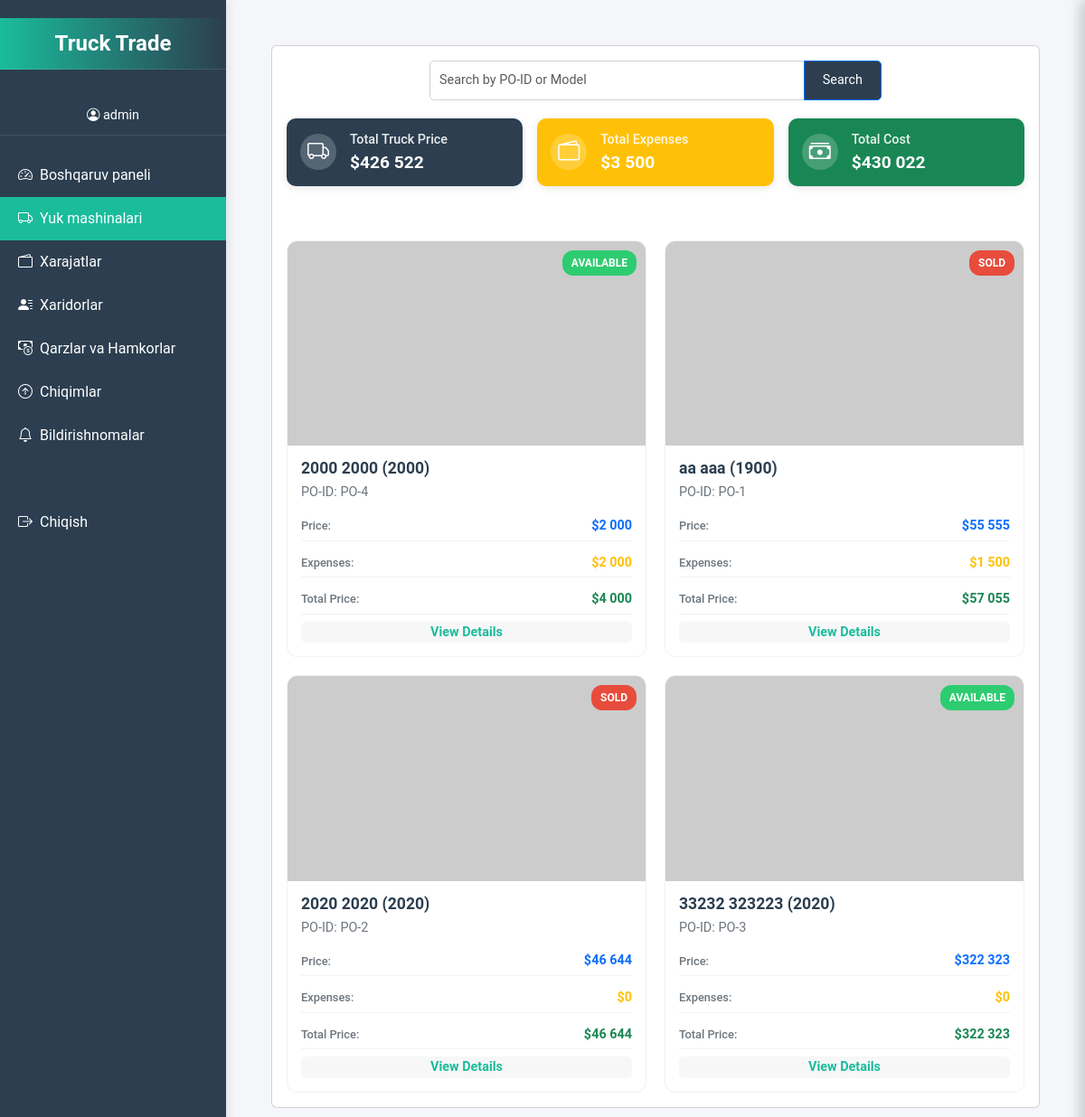
Screenshot of /truck-list/ (signed in) with the database file from the repository.
### trucks/models.py (models this page shows, shortened)
class Truck(models.Model):
    user = models.ForeignKey(
        User,
        on_delete=models.CASCADE,
        related_name='trucks',
        verbose_name="Foydalanuvchi"
    )
    po_id = models.CharField(
        max_length=50,
        unique=True,
        verbose_name="PO raqami",
        help_text="PO-{raqam} formatida kiriting, masalan, PO-12345"
    )
    make = models.CharField(max_length=100, verbose_name="Marka")
    model = models.CharField(max_length=100, verbose_name="Model")
    year = models.PositiveIntegerField(
        verbose_name="Yil",
        validators=[MinValueValidator(1886)]
    )
    horsepower = models.PositiveIntegerField(
        verbose_name="Ot kuchi (HP)",
        validators=[MinValueValidator(1)]
    )
    price = models.DecimalField(
        max_digits=10,
        decimal_places=2,
        verbose_name="Narx",
        validators=[MinValueValidator(0.01)]
    )
    company = models.CharField(max_length=200, blank=True, verbose_name="Kompaniya nomi")
    location = models.CharField(max_length=100, verbose_name="Joylashuv")
    sotilgan = models.BooleanField(default=False, verbose_name="Sotilgan")
    description = models.TextField(blank=True, verbose_name="Tavsif")
    purchase_date = models.DateField(auto_now_add=True, verbose_name="Sotib olingan sana")
    created_date = models.DateTimeField(auto_now_add=True, verbose_name="Yaratilgan sana")
    image = models.ImageField(
        upload_to='trucks/',
        blank=True,
        null=True,
        verbose_name="Rasm"
    )
    seriya = models.CharField(
        max_length=50,
        blank=True,
        null=True,
        verbose_name="Seriya raqami",
        unique=True
    )
    class Meta:
        verbose_name = "Yuk mashinasi"
        verbose_name_plural = "Yuk mashinalari"
        indexes = [
            models.Index(fields=['po_id']),
            models.Index(fields=['user', 'sotilgan']),
        ]
        ordering = ['-created_date']

### trucks/views.py (the view, shortened to what this page needs)
# urls.py: path('truck-list/', views.trucks_list, name='trucks_list'),
@login_required
def trucks_list(request):
    query = request.GET.get('q', '')
    trucks = Truck.objects.filter(user=request.user) if not request.user.is_superuser else Truck.objects.all()
    xarajatlar = Xarajat.objects.filter(truck__in=trucks).values('truck_id').annotate(total_xarajat=Sum('amount'))
    xarajat_dict = {x['truck_id']: x['total_xarajat'] for x in xarajatlar}
    paginator = Paginator(trucks, 10)
    page_number = request.GET.get('page')
    trucks_page = paginator.get_page(page_number)
    trucks_data = []
    total_price = 0
    total_xarajat = 0
    total_umumiy = 0
    for truck in trucks_page:
        xarajat_sum = xarajat_dict.get(truck.id, 0)
        umumiy_narx = truck.price + xarajat_sum
        trucks_data.append({
            'truck': truck,
            'xarajat_sum': float(xarajat_sum) if xarajat_sum else 0,
            'umumiy_narx': float(umumiy_narx) if umumiy_narx else 0,
        })
        total_price += truck.price
        total_xarajat += xarajat_sum
        total_umumiy += umumiy_narx
    context = {
        'trucks_data': trucks_data,
        'total_price': float(total_price) if total_price else 0,
        'total_xarajat': float(total_xarajat) if total_xarajat else 0,
        'total_umumiy': float(total_umumiy) if total_umumiy else 0,
        'trucks': trucks_page,
    }
    return render(request, 'trucks/trucks_list.html', context)

### trucks/templatetags/format_filters.py (called while the page is built)
@register.filter
def format_number(value):
    try:
        num = float(value)
        int_part = int(num)
        int_part_str = f"{int_part:,}".replace(',', ' ')
        if num != int_part:
            decimal_part = f"{num:.2f}".split('.')[1]
            return f"{int_part_str}.{decimal_part}"
        return int_part_str
    except (ValueError, TypeError):
        return value

### templates/trucks/trucks_list.html (shortened to what this page needs)
{% extends 'base.html' %}
{% load format_filters %}
{% block content %}
<div class="trucks-container">
    <div class="card p-3">
        <div class="header-section">
            <form class="search-form" method="GET" action="{% url 'trucks_list' %}">
                <div class="input-group">
                    <input type="text" class="form-control" name="q" placeholder="Search by PO-ID or Model" value="{{ request.GET.q|default_if_none:'' }}">
                    <button class="btn btn-primary" type="submit">Search</button>
                </div>
            </form>
            <div class="stats-row">
                <div class="row g-3">
                    <div class="col-md-4 col-12">
                        <div class="stat-card">
                            <div class="stat-icon">
                                <i class="bi bi-truck"></i>
                            </div>
                            <div class="stat-content">
                                <h5 class="stat-title">Total Truck Price</h5>
                                <h3 class="stat-value">${{ total_price|format_number }}</h3>
                            </div>
                        </div>
                    </div>
                    <div class="col-md-4 col-12">
                        <div class="stat-card bg-warning">
                            <div class="stat-icon">
                                <i class="bi bi-wallet2"></i>
                            </div>
                            <div class="stat-content">
                                <h5 class="stat-title">Total Expenses</h5>
                                <h3 class="stat-value">${{ total_xarajat|format_number }}</h3>
                            </div>
                        </div>
                    </div>
                    <div class="col-md-4 col-12">
                        <div class="stat-card bg-success">
                            <div class="stat-icon">
                                <i class="bi bi-cash-stack"></i>
                            </div>
                            <div class="stat-content">
                                <h5 class="stat-title">Total Cost</h5>
                                <h3 class="stat-value">${{ total_umumiy|format_number }}</h3>
                            </div>
                        </div>
                    </div>
                </div>
            </div>
        </div>
        <div class="trucks-grid">
            {% for data in trucks_data %}
            <div class="truck-card" data-truck-id="{{ data.truck.id }}">
                <div class="truck-image">
                    {% if data.truck.image %}
                        <img src="{{ data.truck.image.url }}" alt="{{ data.truck.make }} {{ data.truck.model }}" class="img-fluid">
                    {% else %}
                        <img src="https://placehold.co/280x160?text=No+Image" alt="No Image" class="img-fluid">
                    {% endif %}
                    <span class="truck-status {% if data.truck.sotilgan %}sold{% else %}unsold{% endif %}">
                        {% if data.truck.sotilgan %}Sold{% else %}Available{% endif %}
                    </span>
                </div>
                <div class="truck-body">
                    <h5 class="truck-title">{{ data.truck.make }} {{ data.truck.model }} ({{ data.truck.year }})</h5>
                    <p class="truck-po-id">PO-ID: {{ data.truck.po_id }}</p>
                    <div class="truck-details">
                        <div class="detail-item">
                            <span class="detail-label">Price:</span>
                            <span class="detail-value text-primary">${{ data.truck.price|format_number }}</span>
                        </div>
                        <div class="detail-item">
                            <span class="detail-label">Expenses:</span>
                            <span class="detail-value text-warning">${{ data.xarajat_sum|format_number }}</span>
                        </div>
                        <div class="detail-item">
                            <span class="detail-label">Total Price:</span>
                            <span class="detail-value text-success">${{ data.umumiy_narx|format_number }}</span>
                        </div>
                    </div>
                    <button class="truck-details-toggle btn btn-link p-0 mt-2" data-bs-toggle="modal" data-bs-target="#truck-details-modal-{{ data.truck.id }}">
                        View Details
                    </button>
                </div>
            </div>
            {% empty %}
            <div class="col-12 text-center py-5">
                <i class="bi bi-info-circle fs-2 text-muted d-block mb-2"></i>
                <h4 class="text-muted">No trucks found.</h4>
            </div>
            {% endfor %}
        </div>
    </div>
</div>
{% endblock %}

### templates/base.html (shortened to what this page needs)
{% load static %}
<!DOCTYPE html>
<html lang="uz">
<head>
    <link href="https://cdn.jsdelivr.net/npm/bootstrap@5.3.3/dist/css/bootstrap.min.css" rel="stylesheet">
    <link href="https://cdn.jsdelivr.net/npm/bootstrap-icons@1.11.3/font/bootstrap-icons.css" rel="stylesheet">
    <link rel="stylesheet" href="https://cdnjs.cloudflare.com/ajax/libs/font-awesome/6.4.0/css/all.min.css">
</head>
<body>
    <div class="sidebar" id="sidebar">
        <div class="brand">Truck Trade</div>
        {% if user.is_authenticated %}
            <div class="user-info">
                <i class="bi bi-person-circle"></i> {{ user.username }}
            </div>
            <a href="{% url 'dashboard' %}" {% if request.path == '/' %}class="active"{% endif %}>
                <i class="bi bi-speedometer2 me-2"></i> Boshqaruv paneli
            </a>
            <a href="{% url 'trucks_list' %}" {% if request.path == '/truck-list/' %}class="active"{% endif %}>
                <i class="bi bi-truck me-2"></i> Yuk mashinalari
            </a>
            <a href="{% url 'xarajatlar_list' %}" {% if request.path == '/xarajatlar/' %}class="active"{% endif %}>
                <i class="bi bi-wallet2 me-2"></i> Xarajatlar
            </a>
            <a href="{% url 'xaridorlar_list' %}" {% if request.path == '/xaridorlar/' %}class="active"{% endif %}>
                <i class="bi bi-person-lines-fill me-2"></i> Xaridorlar
            </a>
            <a href="{% url 'qarz_view' %}" {% if request.path|slice:":6" == '/qarz/' %}class="active"{% endif %}>
                <i class="bi bi-cash-coin me-2"></i> Qarzlar va Hamkorlar
            </a>
            <a href="{% url 'chiqim_list' %}" {% if request.path == '/chiqim/chiqim/' %}class="active"{% endif %}>
                <i class="bi bi-arrow-up-circle me-2"></i> Chiqimlar
            </a>
            <a href="{% url 'bildirishnomalar' %}" {% if request.path == '/chiqim/bildirishnoma_list/' %}class="active"{% endif %}>
                <i class="bi bi-bell me-2"></i> Bildirishnomalar
            </a>
            <a href="{% url 'logout' %}" class="mt-5">
                <i class="bi bi-box-arrow-right me-2"></i> Chiqish
            </a>
        {% else %}
            <a href="{% url 'login' %}">
                <i class="bi bi-box-arrow-in-right me-2"></i> Kirish
            </a>
        {% endif %}
    </div>
    <div class="main-content" id="mainContent">
        {% block content %}
        {% endblock %}
    </div>
</body>
</html>

### templates/base.html (style rules this page uses)
:root { --primary-color: #2c3e50; --accent-color: #1abc9c; --text-color: #ffffff; --bg-color: #f4f6f9; --secondary-bg: #ffffff; --shadow: 0 4px 20px rgba(0, 0, 0, 0.1); --transition-speed: 0.3s; --border-radius: 8px; --warning-color: #f8961e; --danger-color: #f72585; --badge-bg: #ff3b30; --badge-text: #ffffff; --success-color: #34c759; }
body { font-family: 'Roboto', -apple-system, BlinkMacSystemFont, sans-serif; background-color: var(--bg-color); margin: 0; overscroll-behavior: none; overflow-x: hidden; }
.sidebar { position: fixed; top: 0; left: 0; height: 100%; width: 250px; background-color: var(--primary-color); padding-top: 20px; transition: transform var(--transition-speed) ease; z-index: 1000; transform: translateX(0); box-shadow: 2px 0 10px rgba(0, 0, 0, 0.1); }
.sidebar.active { transform: translateX(0); }
.sidebar a { color: var(--text-color); padding: 12px 20px; display: flex; align-items: center; text-decoration: none; font-size: 1rem; transition: background-color 0.2s ease; position: relative; }
.sidebar a.active { background-color: var(--accent-color); }
.sidebar .brand { color: var(--text-color); font-size: 1.5rem; font-weight: 700; text-align: center; margin-bottom: 30px; padding: 10px; background: linear-gradient(90deg, #1abc9c, #2c3e50); border-bottom: 1px solid rgba(255, 255, 255, 0.1); }
.sidebar .user-info { color: var(--text-color); text-align: center; margin-bottom: 20px; font-size: 0.9rem; padding: 10px; border-bottom: 1px solid rgba(255, 255, 255, 0.1); }
.main-content { margin-left: 250px; padding: 30px; min-height: 100vh; transition: margin-left var(--transition-speed) ease; position: relative; background-color: var(--bg-color); }

### templates/trucks/truck_details.html (style rules this page uses)
.truck-image { max-width: 100%; height: auto; max-height: 300px; object-fit: contain; margin: 0 auto; display: block; }

### rows the page displays
Truck: sotilgan "AVAILABLE", truck.make "2000", truck.model "2000", truck.year "2000", truck.po_id "PO-4", truck.price "2 000", xarajat_sum "2 000", umumiy_narx "4 000"
Truck: sotilgan "SOLD", truck.make "aa", truck.model "aaa", truck.year "1900", truck.po_id "PO-1", truck.price "55 555", xarajat_sum "1 500", umumiy_narx "57 055"
Truck: sotilgan "SOLD", truck.make "2020", truck.model "2020", truck.year "2020", truck.po_id "PO-2", truck.price "46 644", xarajat_sum "0", umumiy_narx "46 644"
Truck: shows "AVAILABLE", truck.make "33232", truck.model "323223", truck.year "2020", truck.po_id "PO-3", truck.price "322 323", xarajat_sum "0", umumiy_narx "322 323"

### other values shown
{{ user.username }} "admin"
{{ total_price|format_number }} "426 522"
{{ total_xarajat|format_number }} "3 500"
{{ total_umumiy|format_number }} "430 022"
